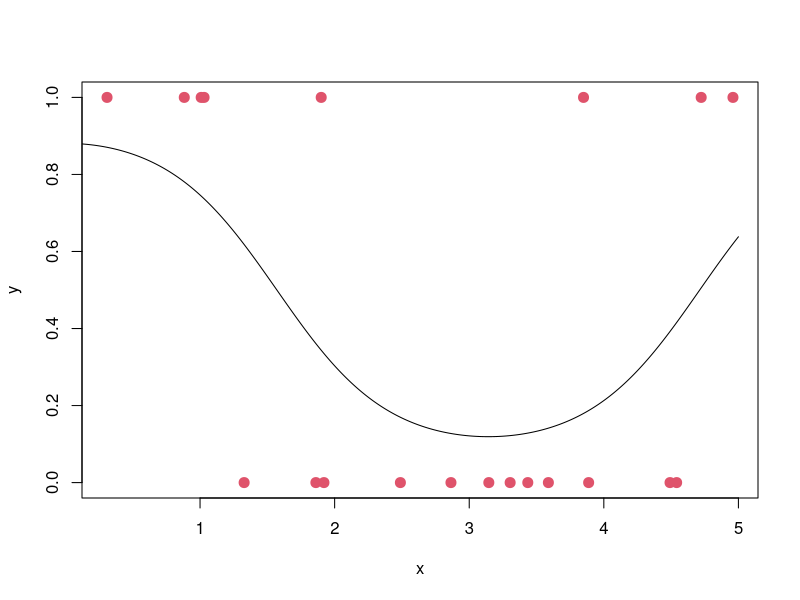
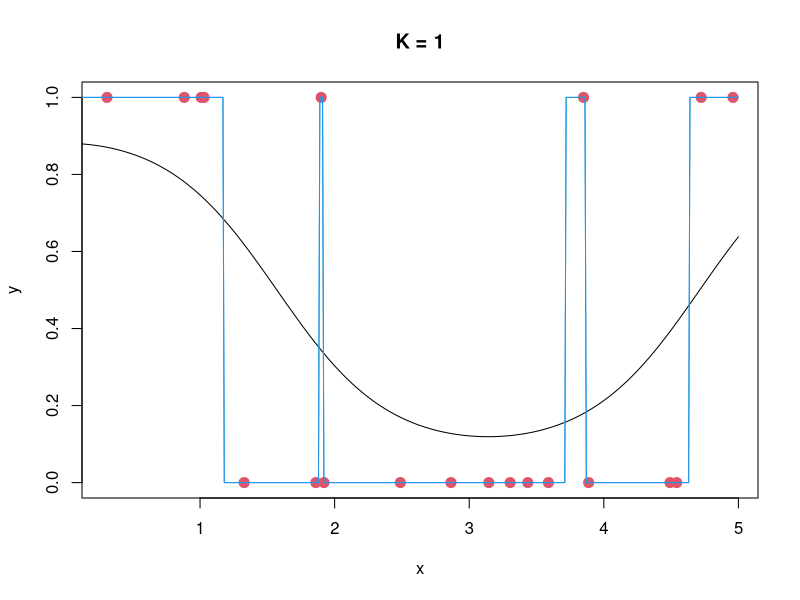
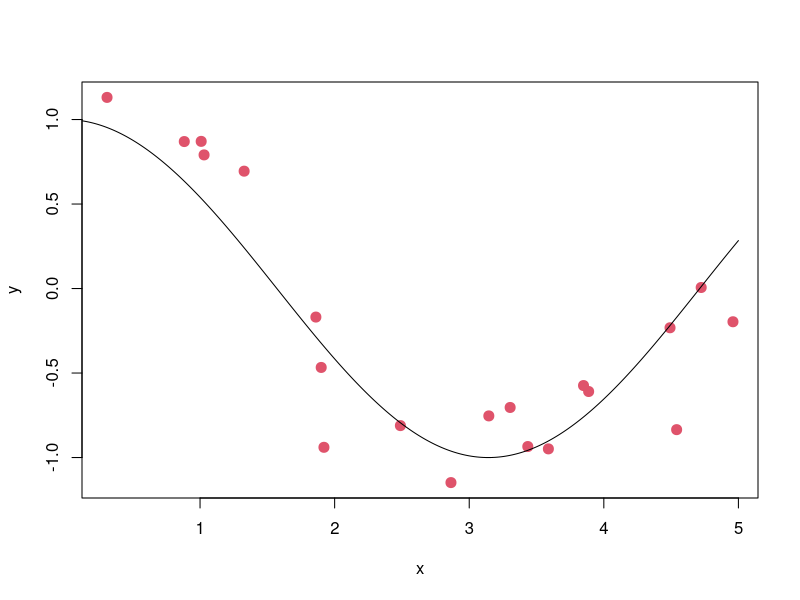
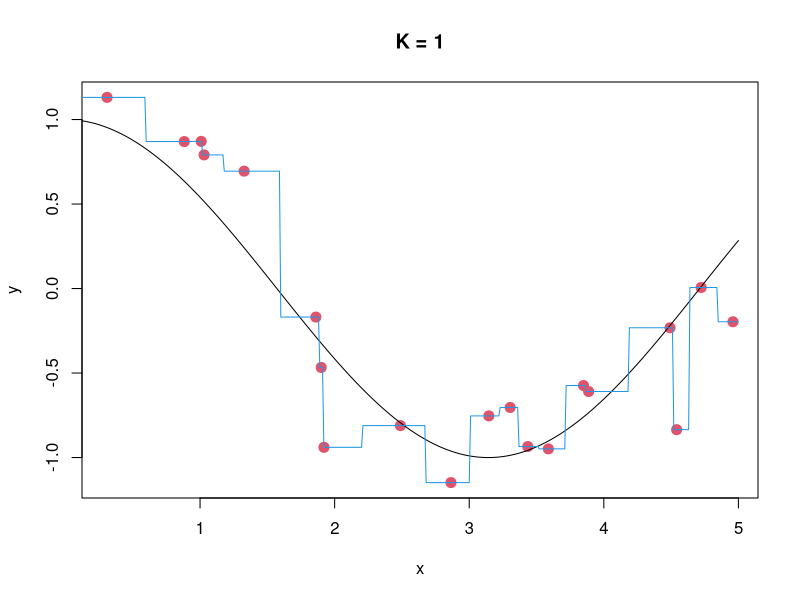
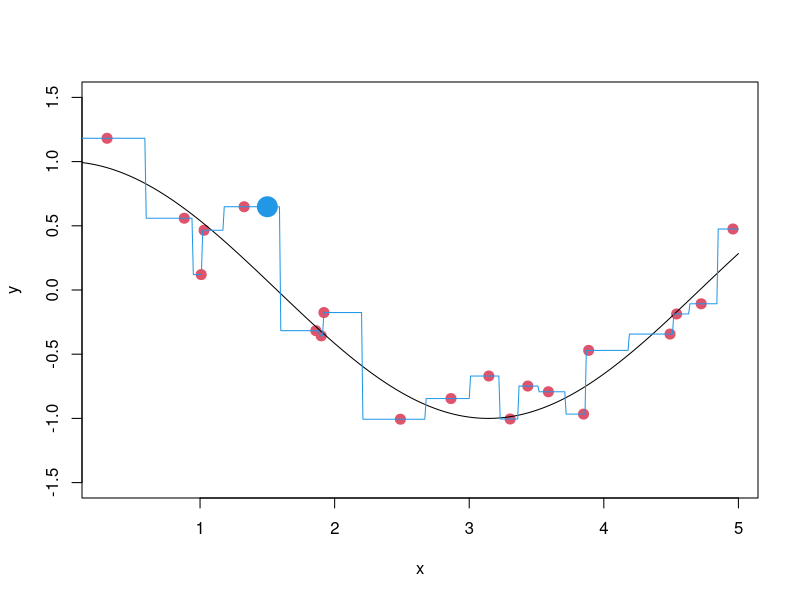
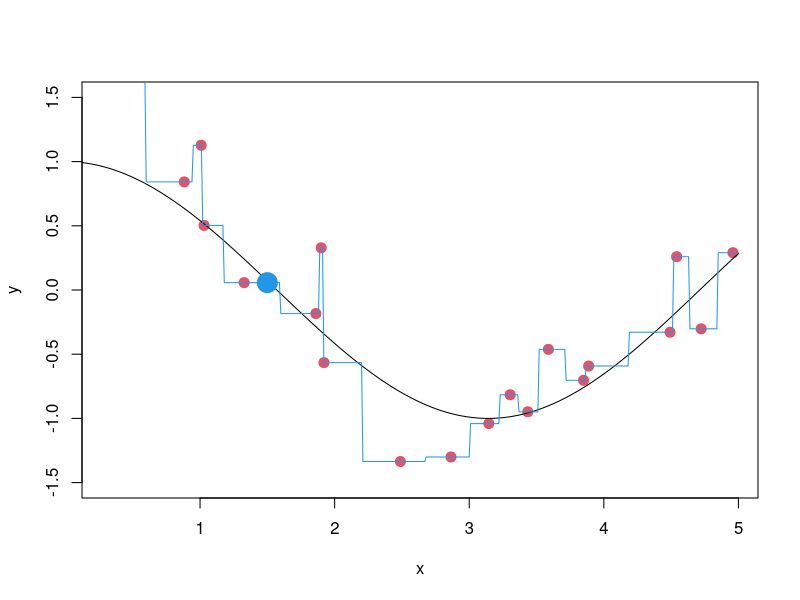
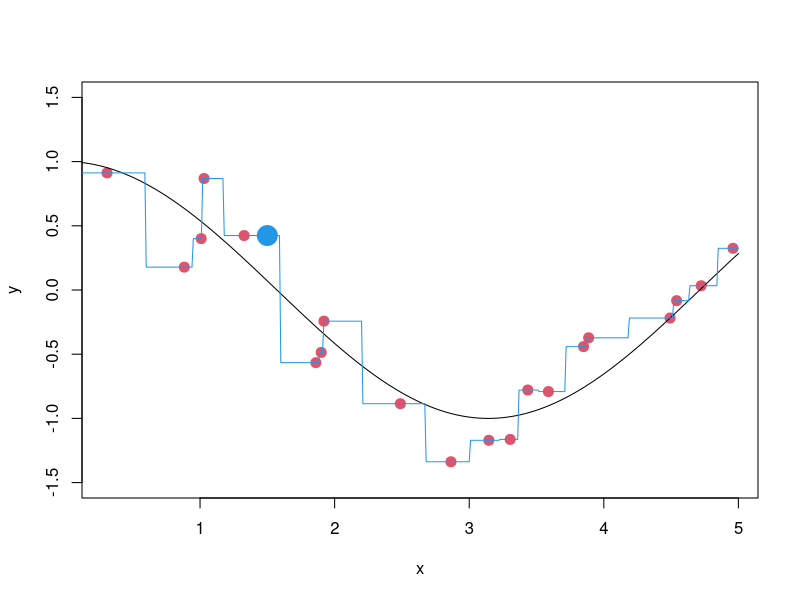
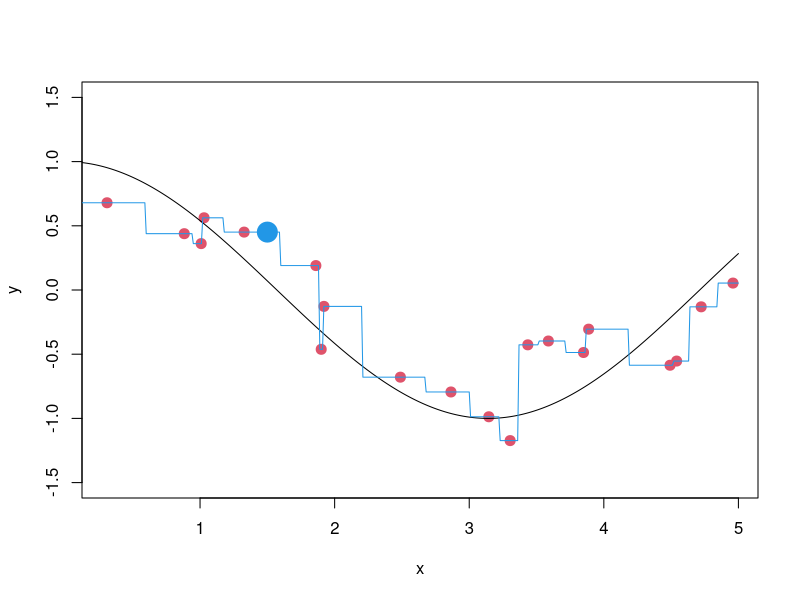

These figures' R source, in order:
## ---- chunk 1
KNN_classifier = function(x0, x, y, K) {
  distances = abs(x - x0)  
  o = order(distances)  
  p1_hat = mean(y[o[1:K]])  
  return(p1_hat)  
}
## ---- chunk 2
set.seed(1)  # set random number generator
n = 20 
x = 5*runif(n)  
p1 = function(x) { exp(2*cos(x))/(1 + exp(2*cos(x))) }  
y = rbinom(n,1,p1(x)) 
## ---- chunk 3
#| message: false
#| warning: false
#| fig-width: 9
#| fig-height: 7
plot(x,y,col=2,pch=20,cex=2)  # plot training data
x_grid = seq(from=0, to=5, by=0.01)  # grid of x values 
lines(x_grid,p1(x_grid))  # plot true p1(x) values for the grid
## ---- chunk 4
K = 1
p1_grid_hat = sapply(x_grid, function(x0) { KNN_classifier(x0, x, y, K) })
y_grid_hat = round(p1_grid_hat > 0.5)  
## ---- chunk 5
plot(x,y,col=2,pch=20,cex=2)  # plot training data
title(paste("K =",K))
lines(x_grid,p1(x_grid))  # plot true p1(x) values 
lines(x_grid,p1_grid_hat,col=4)  # plot estimated probabilities of y=1 
lines(x_grid,y_grid_hat,col=4)  # plot predicted y values for each x0
## ---- chunk 6
p1_hat = sapply(x, function(x0) { KNN_classifier(x0, x, y, K) }) 
y_hat = round(p1_hat > 0.5)  
train_error = mean(y_hat != y)  
print(paste0("Training error rate (K = ",K,") = ",train_error))
## ---- chunk 7
n_test = 10000 
x_test = 5*runif(n_test)  
y_test = rbinom(n_test,1,p1(x_test))  
p1_test_hat = sapply(x_test, function(x0) { KNN_classifier(x0, x, y, K) })  
y_test_hat = round(p1_test_hat > 0.5) 
test_error = mean(y_test_hat != y_test) 
print(paste0("Test error rate (K = ",K,"): ",test_error))
## ---- chunk 8
# Bayes optimal classifier
# use the true p1(x) to make the best possible predictions on the training set
y_hat_optimal = p1(x) > 0.5  
# compute the training error rate for the Bayes optimal classifier
train_error_optimal = mean(y_hat_optimal != y)  
print(paste0("Training error rate (Optimal): ",train_error_optimal))
# use the true p1(x) to make the best possible predictions on the test set
y_test_hat_optimal = round(p1(x_test) > 0.5)
# compute the test error rate for the Bayes optimal classifier
test_error_optimal = mean(y_test_hat_optimal != y_test) 
print(paste0("Test error rate (Optimal): ",test_error_optimal))
## ---- chunk 9
#   x0 = new point at which to predict y
#   x = (x_1,...,x_n) = vector of training x's
#   y = (y_1,...,y_n) = vector of training y's
#   K = number of neighbors to use
#   y0_hat = predicted value of y at x0

KNN = function(x0, x, y, K) {
  distances = abs(x - x0) 
  o = order(distances) 
  y0_hat = mean(y[o[1:K]]) 
  return(y0_hat)  
}
## ---- chunk 10
set.seed(1)  # set random number generator
n = 20  # number of samples
x = 5*runif(n)  
sigma = 0.3  
f = function(x) { cos(x) }  
y = f(x) + sigma*rnorm(n)  
## ---- chunk 11
#| message: false
#| warning: false
#| fig-width: 9
#| fig-height: 7
plot(x,y,col=2,pch=20,cex=2)  # plot training data
x_grid = seq(from=0, to=5, by=0.01)  # grid of x values for plotting f(x) values
lines(x_grid,f(x_grid))  # plot true f(x) values for the grid
## ---- chunk 12
K = 1 
y_grid_hat = sapply(x_grid, function(x0) { KNN(x0, x, y, K) })
## ---- chunk 13
#| message: false
#| warning: false
#| fig-width: 9
#| fig-height: 7
plot(x,y,col=2,pch=20,cex=2)  # plot training data
title(paste("K =",K))
lines(x_grid,f(x_grid))  # plot true f(x) values
lines(x_grid,y_grid_hat,col=4)  # plot predicted y values 
## ---- chunk 14
K = 1  
x0 = 1.5  
n_datasets = 10000  
y0_hat = rep(0,n_datasets)  
y0 = rep(0,n_datasets) 
for (i in 1:n_datasets) {
  y = f(x) + sigma*rnorm(n) 
  y0[i] = f(x0) + sigma*rnorm(1) 
  y0_hat[i] = KNN(x0, x, y, K)  
  if (i <= 5) {
    plot(x,y,col=2,pch=20,cex=2,ylim=c(-1.5,1.5))  
    lines(x_grid,f(x_grid))  
    y_grid_hat = sapply(x_grid, function(x0) { KNN(x0, x, y, K) })
    lines(x_grid,y_grid_hat,col=4)  
    points(x0,y0_hat[i],pch=20,cex=4,col=4)  # plot predicted value of y at x0
  }
}
## ---- chunk 15
bias = mean(y0_hat) - f(x0)  # bias of KNN predictions at x0
variance = var(y0_hat)  # variance of KNN predictions at x0
noise = sigma^2  # variance of the noise at x0

bias^2 + variance + noise 
mean((y0 - y0_hat)^2) 
## ---- chunk 16
#| message: false
#| warning: false
#| fig-width: 9
#| fig-height: 7
#| 
K = 1:5
y0_hat_matrix = matrix(0, nrow = n_datasets, ncol = length(K))


statsout <- function(K) {
  y0_hat_K = rep(0, n_datasets)
  
  for (i in 1:n_datasets) {
    y = f(x) + sigma * rnorm(n)
    y0[i] = f(x0) + sigma * rnorm(1)
    y0_hat_K[i] = KNN(x0, x, y, K)
  }
  
  bias_K = mean(y0_hat_K) - f(x0)
  variance_K = var(y0_hat_K)
  noise_K = sigma^2
  MSE_K = bias_K^2 + variance_K + noise_K 
  
  return(c(bias_K^2, variance_K, MSE_K))
}

toplot = sapply(K, statsout)

# Plot the bias-variance trade-off
plot(K, toplot[1, ], type = "l", lty=1, xlab = "K", 
     ylab = "Bias^2", ylim = c(min(toplot), max(toplot)))
lines(K, toplot[2, ], lty=2)
lines(K, toplot[3, ],lty=3)
# Add a legend
legend("topleft", legend=c("Bias^2", "Variance", "MSE"),lty=1:3, cex=0.8)
